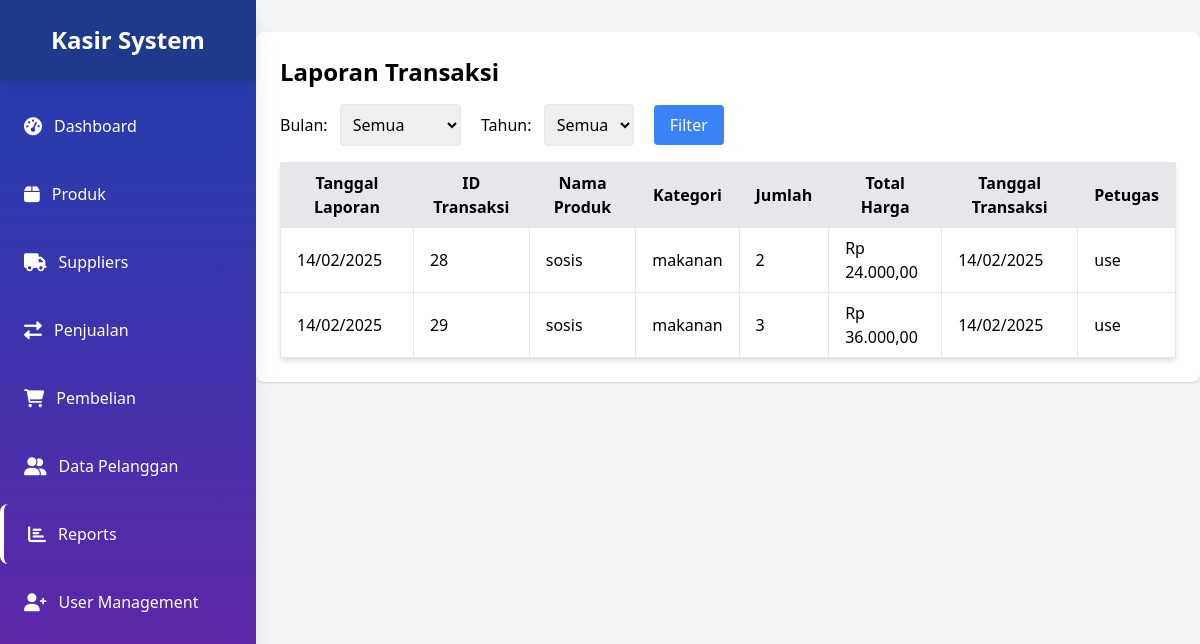
The app's page /public/reports.php (signed in) with its own data.
### tables this page shows
CREATE TABLE `transaksi_penjualan` (
  `id_transaksi` int(11) NOT NULL,
  `total_harga` decimal(10,2) NOT NULL,
  `metode_pembayaran` enum('tunai','debit','QR') NOT NULL,
  `tanggal_transaksi` date NOT NULL,
  `id_user` int(11) NOT NULL,
  `id_pelanggan` int(11) DEFAULT NULL
);

CREATE TABLE `produk` (
  `id_produk` int(11) NOT NULL,
  `nama_produk` varchar(255) DEFAULT NULL,
  `id_kategori` int(11) DEFAULT NULL,
  `id_supplier` int(11) NOT NULL,
  `harga` decimal(10,2) NOT NULL,
  `stok` int(11) DEFAULT 0
);

CREATE TABLE `kategori` (
  `id_kategori` int(11) NOT NULL,
  `nama_kategori` varchar(100) NOT NULL,
  `deskripsi` text DEFAULT NULL
);

CREATE TABLE `detail_transaksi` (
  `id_detail` int(11) NOT NULL,
  `id_transaksi` int(11) NOT NULL,
  `id_produk` int(11) NOT NULL,
  `jumlah` int(11) NOT NULL,
  `subtotal` decimal(10,2) NOT NULL
);

CREATE TABLE `user` (
  `id_user` int(11) NOT NULL,
  `username` varchar(255) NOT NULL,
  `email` varchar(255) NOT NULL,
  `password` varchar(255) NOT NULL,
  `role` enum('admin','kasir') NOT NULL,
  `tanggal_dibuat` timestamp NOT NULL DEFAULT current_timestamp()
);

### public/reports.php (the view, shortened to what this page needs)
<?php
require_once __DIR__ . '/../app/koneksi.php';
$user_role = $_SESSION['role'] ?? '';
$current_page = basename($_SERVER['PHP_SELF']);
$query = "SELECT
            COALESCE(l.id_laporan, '-') AS id_laporan,
            COALESCE(l.tgl_laporan, t.tanggal_transaksi) AS tgl_laporan,
            t.id_transaksi,
            p.nama_produk,
            k.nama_kategori,
            dt.jumlah,
            t.total_harga,
            t.tanggal_transaksi,
            u.username AS petugas
          FROM transaksi_penjualan t
          LEFT JOIN laporan l ON t.id_transaksi = l.id_transaksi
          LEFT JOIN detail_transaksi dt ON t.id_transaksi = dt.id_transaksi
          LEFT JOIN produk p ON dt.id_produk = p.id_produk
          LEFT JOIN kategori k ON p.id_kategori = k.id_kategori
          LEFT JOIN user u ON t.id_user = u.id_user";
$params = [];
$stmt = $db->prepare($query);
$stmt->execute($params);
$laporan = $stmt->fetchAll(PDO::FETCH_ASSOC);
?>
<!DOCTYPE html>
<html lang="id">
<head>
    <link href="https://cdnjs.cloudflare.com/ajax/libs/font-awesome/6.0.0/css/all.min.css" rel="stylesheet">
    <script src="https://cdn.tailwindcss.com"></script>
</head>
<body class="bg-gray-100 flex">
    <div class="w-64 h-screen bg-gradient-to-b from-blue-800 to-purple-800 shadow-xl fixed">
        <div class="flex items-center justify-center h-20 bg-blue-900 shadow-lg">
            <h1 class="text-white text-2xl font-bold">Kasir System</h1>
        </div>
        <nav class="mt-4 space-y-2">
            <a href="dashboard.php" class="flex items-center text-white py-4 px-6 hover:bg-white hover:bg-opacity-20 transition rounded-lg ">
                <i class="fas fa-tachometer-alt text-lg mr-3"></i> Dashboard
            </a>
            <a href="products.php" class="flex items-center text-white py-4 px-6 hover:bg-white hover:bg-opacity-20 transition rounded-lg ">
                <i class="fas fa-box text-lg mr-3"></i> Produk
            </a>
            <a href="suppliers.php" class="flex items-center text-white py-4 px-6 hover:bg-white hover:bg-opacity-20 transition rounded-lg ">
                <i class="fas fa-truck text-lg mr-3"></i> Suppliers
            </a>
            <a href="transaksi.php" class="flex items-center text-white py-4 px-6 hover:bg-white hover:bg-opacity-20 transition rounded-lg">
                <i class="fas fa-exchange-alt text-lg mr-3"></i> Penjualan
            </a>
            <a href="pembelian.php" class="flex items-center text-white py-4 px-6 hover:bg-white hover:bg-opacity-20 transition rounded-lg ">
                <i class="fas fa-shopping-cart text-lg mr-3"></i> Pembelian
            </a>
            <a href="pelanggan.php" class="flex items-center text-white py-4 px-6 hover:bg-white hover:bg-opacity-20 transition rounded-lg ">
                <i class="fas fa-user-friends text-lg mr-3"></i> Data Pelanggan
            </a>
            <a href="reports.php" class="flex items-center text-white py-4 px-6 hover:bg-white hover:bg-opacity-20 transition rounded-lg <?php echo ($current_page == 'reports.php') ? 'border-l-4 border-white' : ''; ?>">
                <i class="fas fa-chart-bar text-lg mr-3"></i> Reports
            </a>
            <?php if ($user_role === 'admin') : ?>
                <a href="register2.php" class="flex items-center text-white py-4 px-6 hover:bg-white hover:bg-opacity-20 transition rounded-lg">
                    <i class="fas fa-user-plus text-lg mr-3"></i> User Management
                </a>
            <?php endif; ?>
        </nav>
    </div>
    <div class="container mx-auto bg-white p-6 rounded-lg shadow ml-64 mt-8">
        <h1 class="text-2xl font-bold mb-4">Laporan Transaksi</h1>
        <form method="GET" class="mb-4">
            <label class="mr-2">Bulan:</label>
            <select name="bulan" class="border rounded p-2">
                <option value="">Semua</option>
            </select>
            <label class="ml-4 mr-2">Tahun:</label>
            <select name="tahun" class="border rounded p-2">
                <option value="">Semua</option>
            </select>
            <button type="submit" class="ml-4 bg-blue-500 text-white px-4 py-2 rounded">Filter</button>
        </form>
        <table class="min-w-full bg-white border border-gray-300 shadow-md mt-4">
            <thead>
                <tr class="bg-gray-200">
                    <th class="py-2 px-4 border">Tanggal Laporan</th>
                    <th class="py-2 px-4 border">ID Transaksi</th>
                    <th class="py-2 px-4 border">Nama Produk</th>
                    <th class="py-2 px-4 border">Kategori</th>
                    <th class="py-2 px-4 border">Jumlah</th>
                    <th class="py-2 px-4 border">Total Harga</th>
                    <th class="py-2 px-4 border">Tanggal Transaksi</th>
                    <th class="py-2 px-4 border">Petugas</th>
                </tr>
            </thead>
            <tbody>
                <?php if (!empty($laporan)): ?>
                    <?php foreach ($laporan as $row): ?>
                        <tr class="border-t">
                            <td class="py-2 px-4 border"><?php echo date('d/m/Y', strtotime($row['tgl_laporan'])); ?></td>
                            <td class="py-2 px-4 border"><?php echo htmlspecialchars($row['id_transaksi']); ?></td>
                            <td class="py-2 px-4 border"><?php echo htmlspecialchars($row['nama_produk']); ?></td>
                            <td class="py-2 px-4 border"><?php echo htmlspecialchars($row['nama_kategori']); ?></td>
                            <td class="py-2 px-4 border"><?php echo htmlspecialchars($row['jumlah']); ?></td>
                            <td class="py-2 px-4 border">Rp <?php echo number_format($row['total_harga'], 2, ',', '.'); ?></td>
                            <td class="py-2 px-4 border"><?php echo date('d/m/Y', strtotime($row['tanggal_transaksi'])); ?></td>
                            <td class="py-2 px-4 border"><?php echo htmlspecialchars($row['petugas']); ?></td>
                        </tr>
                    <?php endforeach; ?>
                <?php endif; ?>
            </tbody>
        </table>
    </div>
</body>
</html>

### records on screen
transaksi_penjualan: tgl_laporan "14/02/2025", id_transaksi "28", produk.nama_produk "sosis", kategori.nama_kategori "makanan", detail_transaksi.jumlah "2", total_harga "24.000,00", tanggal_transaksi "14/02/2025", id_user.username "use"
transaksi_penjualan: tgl_laporan "14/02/2025", id_transaksi "29", produk.nama_produk "sosis", kategori.nama_kategori "makanan", detail_transaksi.jumlah "3", total_harga "36.000,00", tanggal_transaksi "14/02/2025", id_user.username "use"
